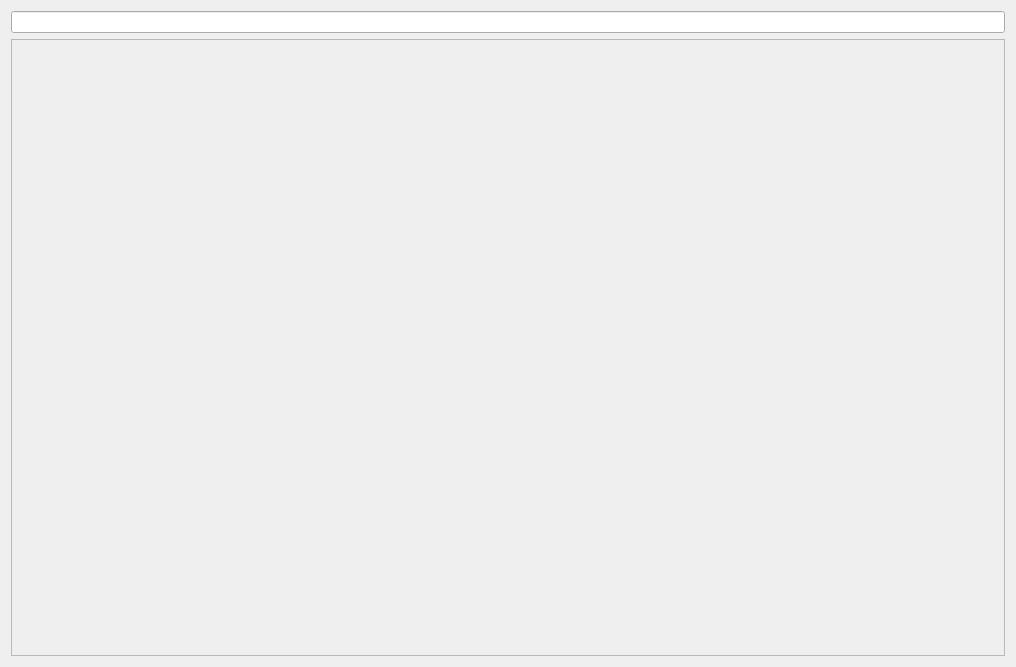
<?xml version="1.0" encoding="UTF-8"?>
<ui version="4.0">
 <class>AllNotesWidget</class>
 <widget class="QWidget" name="AllNotesWidget">
  <property name="geometry">
   <rect>
    <x>0</x>
    <y>0</y>
    <width>1016</width>
    <height>667</height>
   </rect>
  </property>
  <property name="windowTitle">
   <string>Form</string>
  </property>
  <layout class="QVBoxLayout" name="verticalLayout">
   <item>
    <widget class="QLineEdit" name="searchLine"/>
   </item>
   <item>
    <widget class="QScrollArea" name="scrollArea">
     <property name="widgetResizable">
      <bool>true</bool>
     </property>
     <widget class="QWidget" name="contents">
      <property name="geometry">
       <rect>
        <x>0</x>
        <y>0</y>
        <width>996</width>
        <height>615</height>
       </rect>
      </property>
     </widget>
    </widget>
   </item>
  </layout>
 </widget>
 <resources/>
 <connections/>
</ui>
